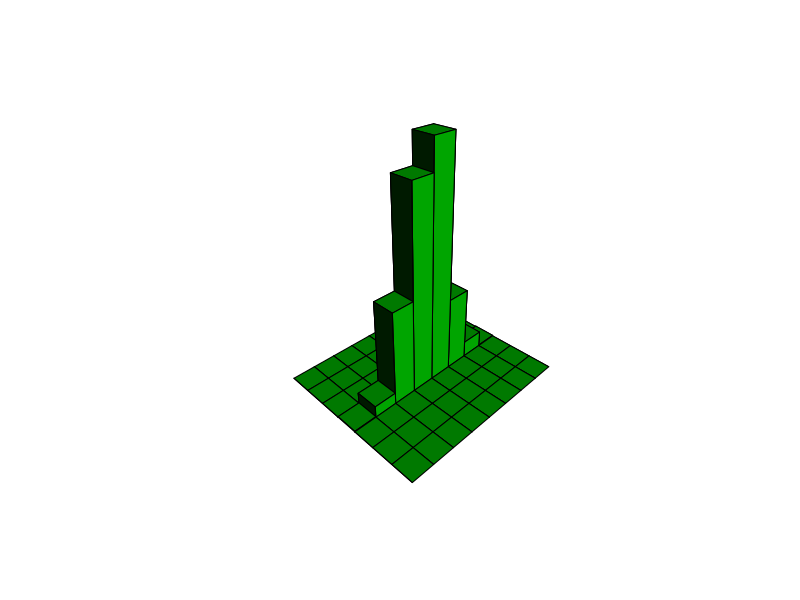

Write the R code that produced this figure.
X<- rnorm(1000)
hist3Dnew<- function(X, alpha, beta){
  Xd <- hist(X,plot=F, breaks=10)
  
  values<-Xd$counts/max(Xd$counts)*50
  out<-c()
  outvalues<-c(0)
  width<-5
  widthiter<- 0
  for (x in values){
    
    out<-c(out,widthiter,widthiter+0.0001)
    outvalues<-c(outvalues,x,x)
    widthiter<-widthiter+width
  }
  out<-c(out,widthiter,widthiter+0.0001)
  outvalues<-c(outvalues,0 )
  z<-matrix(0,ncol=10,nrow=length(outvalues))
  
  z[,c(5,6)]<-outvalues
  
  y<-seq(0,40,5)
  y<-c(y[1:4],y[4]+0.0001, y[5],y[5]+0.0001,  y[6:8])
  persp( out,y, z, theta = alpha, phi = beta, col = "green3", scale = FALSE,
        ltheta = -120, shade = 0.75, box=FALSE)
  
}
  
hist3Dnew(X, 135, 30)
